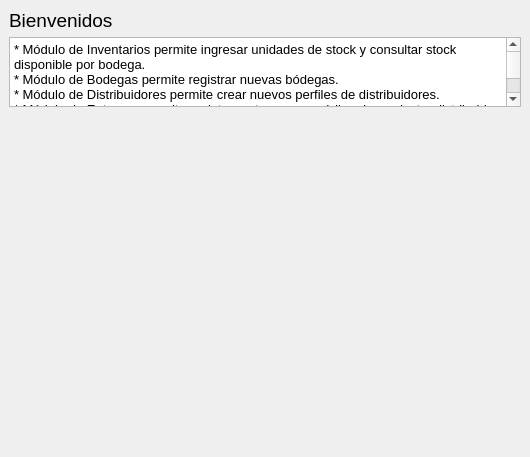
            <widget class="QWidget" name="INICIO">
             <property name="font">
              <font>
               <family>Segoe UI</family>
              </font>
             </property>
             <widget class="QLabel" name="label_29">
              <property name="geometry">
               <rect>
                <x>70</x>
                <y>120</y>
                <width>381</width>
                <height>328</height>
               </rect>
              </property>
              <property name="font">
               <font>
                <family>Segoe UI</family>
               </font>
              </property>
              <property name="text">
               <string/>
              </property>
              <property name="pixmap">
               <pixmap>warehouse-pngrepo-com.png</pixmap>
              </property>
              <property name="scaledContents">
               <bool>true</bool>
              </property>
             </widget>
             <widget class="QLabel" name="label_30">
              <property name="geometry">
               <rect>
                <x>9</x>
                <y>9</y>
                <width>105</width>
                <height>22</height>
               </rect>
              </property>
              <property name="font">
               <font>
                <family>Segoe UI</family>
                <pointsize>14</pointsize>
               </font>
              </property>
              <property name="text">
               <string>Bienvenidos</string>
              </property>
             </widget>
             <widget class="QTextBrowser" name="textBrowser">
              <property name="geometry">
               <rect>
                <x>9</x>
                <y>37</y>
                <width>512</width>
                <height>70</height>
               </rect>
              </property>
              <property name="font">
               <font>
                <family>Segoe UI</family>
               </font>
              </property>
              <property name="html">
               <string>&lt;!DOCTYPE HTML PUBLIC &quot;-//W3C//DTD HTML 4.0//EN&quot; &quot;http://www.w3.org/TR/REC-html40/strict.dtd&quot;&gt;
&lt;html&gt;&lt;head&gt;&lt;meta name=&quot;qrichtext&quot; content=&quot;1&quot; /&gt;&lt;meta charset=&quot;utf-8&quot; /&gt;&lt;style type=&quot;text/css&quot;&gt;
p, li { white-space: pre-wrap; }
hr { height: 1px; border-width: 0; }
li.unchecked::marker { content: &quot;\2610&quot;; }
li.checked::marker { content: &quot;\2612&quot;; }
&lt;/style&gt;&lt;/head&gt;&lt;body style=&quot; font-family:'Segoe UI'; font-size:9pt; font-weight:400; font-style:normal;&quot;&gt;
&lt;p style=&quot; margin-top:0px; margin-bottom:0px; margin-left:0px; margin-right:0px; -qt-block-indent:0; text-indent:0px;&quot;&gt;&lt;span style=&quot; font-family:'Ubuntu'; font-size:10pt;&quot;&gt;* Módulo de Inventarios permite ingresar unidades de stock y consultar stock disponible por bodega.&lt;/span&gt;&lt;/p&gt;
&lt;p style=&quot; margin-top:0px; margin-bottom:0px; margin-left:0px; margin-right:0px; -qt-block-indent:0; text-indent:0px;&quot;&gt;&lt;span style=&quot; font-family:'Ubuntu'; font-size:10pt;&quot;&gt;* Módulo de Bodegas permite registrar nuevas bódegas.&lt;/span&gt;&lt;/p&gt;
&lt;p style=&quot; margin-top:0px; margin-bottom:0px; margin-left:0px; margin-right:0px; -qt-block-indent:0; text-indent:0px;&quot;&gt;&lt;span style=&quot; font-family:'Ubuntu'; font-size:10pt;&quot;&gt;* Módulo de Distribuidores permite crear nuevos perfiles de distribuidores.&lt;/span&gt;&lt;/p&gt;
&lt;p style=&quot; margin-top:0px; margin-bottom:0px; margin-left:0px; margin-right:0px; -qt-block-indent:0; text-indent:0px;&quot;&gt;&lt;span style=&quot; font-family:'Ubuntu'; font-size:10pt;&quot;&gt;* Módulo de Entregas permite registrar entregas por código de producto, distribuidor y fecha.&lt;/span&gt;&lt;/p&gt;
&lt;p style=&quot; margin-top:0px; margin-bottom:0px; margin-left:0px; margin-right:0px; -qt-block-indent:0; text-indent:0px;&quot;&gt;&lt;span style=&quot; font-family:'Ubuntu'; font-size:10pt;&quot;&gt;* Módulo de Reportes genera un .txt con todas las entregas realizadas a cada distribuidor en determinadas fechas.&lt;/span&gt;&lt;/p&gt;&lt;/body&gt;&lt;/html&gt;</string>
              </property>
             </widget>
            </widget>
